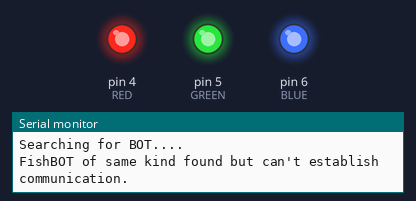
A sketch run on a simulated Arduino Uno, built with avr-gcc and run on an emulated ATmega328P. Parts: output pins drawn as LEDs (lit = HIGH), the last lines printed to the serial monitor. No radio packets arrive unless stated.

Above: at 0.67 s.
At 3.46 s:
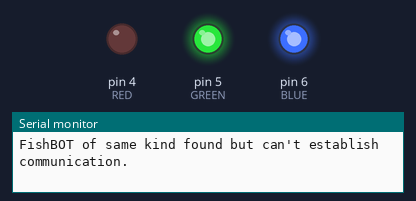
Timing chart, 0 to 3.8 s (numbered marks = the images above):
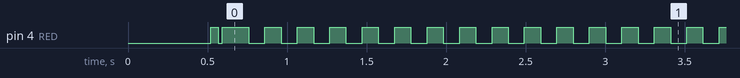

Measured:
- by itself, pin 4 (RED): goes LOW 0.02 s, HIGH 0.17 s, 633 × (LOW 0.10 s, HIGH 0.10 s), then LOW

The sketch:

Remote_Control.ino
```cpp
#include <SPI.h>
#include <nRF24L01.h>
#include <RF24.h>

#define CE_PIN   9
#define CSN_PIN 10

#define DIR_X A0
#define DIR_Y A1
#define DIR_SW 2

#define CONTROL_X A2
#define CONTROL_Y A3
#define CONTROL_SW 3

#define RED 4
#define GREEN 5
#define BLUE 6

RF24 radio(CE_PIN, CSN_PIN);

const byte slaveAddress[5] = {'P', 'I', 'S', 'Y', 'e'};

char dataToSend[3] = "X0";
int ackData[2] = { -1, -1};

unsigned long currentMillis;
unsigned long prevMillis;
unsigned long txIntervalMillis = 100;

int control_x, control_y, dir_x, dir_y;

bool connected = 0;
bool led_state = 1;

void motd() {
  Serial.println("Intialising........");
  delay(100);
  Serial.println("====================================================");
  delay(50);
  Serial.println("      ______ _     _     ____   ____ _______ ");
  delay(50);
  Serial.println("     |  ____(_)   | |   |  _ \\ / __ \\__   __|");
  delay(50);
  Serial.println("     | |__   _ ___| |__ | |_) | |  | | | |  ");
  delay(50);
  Serial.println("     |  __| | / __| \'_ \\|  _ <| |  | | | | ");
  delay(50);
  Serial.println("     | |    | \\__ \\ | | | |_) | |__| | | |  ");
  delay(50);
  Serial.println("     |_|    |_|___/_| |_|____/ \\____/  |_| ");
  delay(50);
  Serial.println("");
  delay(50);
  Serial.println("====================================================");
}

void start_radio_communication() {
  Serial.println("\nIntialsing Radio Module....");
  radio.begin();
  radio.setChannel(127);
  radio.setDataRate( RF24_250KBPS );
  radio.enableAckPayload();
  radio.setRetries(3, 5);
  radio.openWritingPipe(slaveAddress);
  Serial.println("DONE.\n");
}

void controller_initialisation() {
  Serial.println("\nIntialsing Controller....");
  pinMode(CONTROL_X, INPUT);
  pinMode(CONTROL_Y, INPUT);
  pinMode(CONTROL_SW, INPUT);
  pinMode(DIR_X, INPUT);
  pinMode(DIR_Y, INPUT);
  pinMode(DIR_SW, INPUT);

  pinMode(RED, OUTPUT);
  pinMode(BLUE, OUTPUT);
  pinMode(GREEN, OUTPUT);
  digitalWrite(RED, HIGH);
  digitalWrite(BLUE, HIGH);
  digitalWrite(GREEN, HIGH);

  Serial.println("DONE.\n");
}

void prepare_data(int x, int y) {
  char val;
  //Serial.print(x);Serial.print('\t');Serial.println(y);
  if (y > 500 && y < 510) {
    if (x > 500 && x < 510) {
      //Serial.println("Stable");
      dataToSend[0] = 'X';
      dataToSend[1] = '0';
    }
    else if (x >= 510) {
      //Serial.println("Forward");
      val=48+map(x,510,1024,0,5);
      Serial.println(val);
      dataToSend[0] = 'F';
      dataToSend[1] = val;
    }
    else if (x <= 500) {
      //Serial.println("Backward");
      dataToSend[0] = 'B';
    }
  }
  else if (y >= 510) {
    //Serial.println("Right");
    dataToSend[0] = 'R';
  }
  else if (y <= 500) {
    //Serial.println("Left");
    dataToSend[0] = 'L';
  }
}

void get_controller_data() {
  dir_x = analogRead(DIR_X);              //Forward and backward motion control
  control_y = analogRead(CONTROL_Y);      //Left and right control
  prepare_data(dir_x, control_y);
}

void send() {
  bool rslt;
  rslt = radio.write( &dataToSend, sizeof(dataToSend) );
  Serial.print("Data Sent :- ");
  Serial.println(dataToSend);
  if (rslt) {
    if ( radio.isAckPayloadAvailable() ) {
      radio.read(&ackData, sizeof(ackData));
      if (ackData[0] == 101 && ackData[1] == 101) {
        digitalWrite(RED, HIGH);
        digitalWrite(BLUE, HIGH);
        digitalWrite(GREEN, LOW);
      }
      else {
        Serial.println("\n================================");
        Serial.println("    CONNECTION LOST.");
        Serial.println("================================\n");
        Serial.println("Re-connecting....");
        connected = 0;
      }
    }
    else {
      digitalWrite(RED, HIGH);
      digitalWrite(GREEN, HIGH);
      digitalWrite(BLUE, LOW);
      Serial.println("  Acknowledge but no data ");
    }
  }
  else {
    digitalWrite(BLUE, HIGH);
    digitalWrite(GREEN, HIGH);
    digitalWrite(RED, LOW);
    Serial.println("  Tx failed");
  }
  prevMillis = millis();
}


void setup() {
  Serial.begin(9600);
  motd();
  controller_initialisation();
  start_radio_communication();
}

void loop() {
  if (connected) {
    currentMillis = millis();
    if (currentMillis - prevMillis >= txIntervalMillis) {
      get_controller_data();
      send();
    }
  }
  else {
    bool rslt;
    bool loop = 1;
    dataToSend[0] = 'f';
    dataToSend[1] = 'b';
    digitalWrite(RED, LOW);
    Serial.println("Searching for BOT....");
    while (loop) {
      if (led_state) {
        digitalWrite(RED, HIGH);
        led_state = 0;
      }
      else {
        digitalWrite(RED, LOW);
        led_state = 1;
      }
      rslt = radio.write( &dataToSend, sizeof(dataToSend) );
      if (rslt) {
        if ( radio.isAckPayloadAvailable() ) {
          radio.read(&ackData, sizeof(ackData));
          if (ackData[0] == 100 && ackData[1] == 100) {
            loop = 0;
            connected = 1;
            dataToSend[0] = 'X';
            dataToSend[1] = '0';
            Serial.println("\n================================");
            Serial.println("    Succesfully connected.");
            Serial.println("================================\n");
            digitalWrite(RED, HIGH);
            digitalWrite(GREEN, LOW);
          }
        }
        else {
          Serial.println("FishBOT of same kind found but can't establish communication.");
        }
      }
      else {
        Serial.println("Error communicating with the BOT, Retrying..");
      }
      delay(100);
    }
  }
}
```
